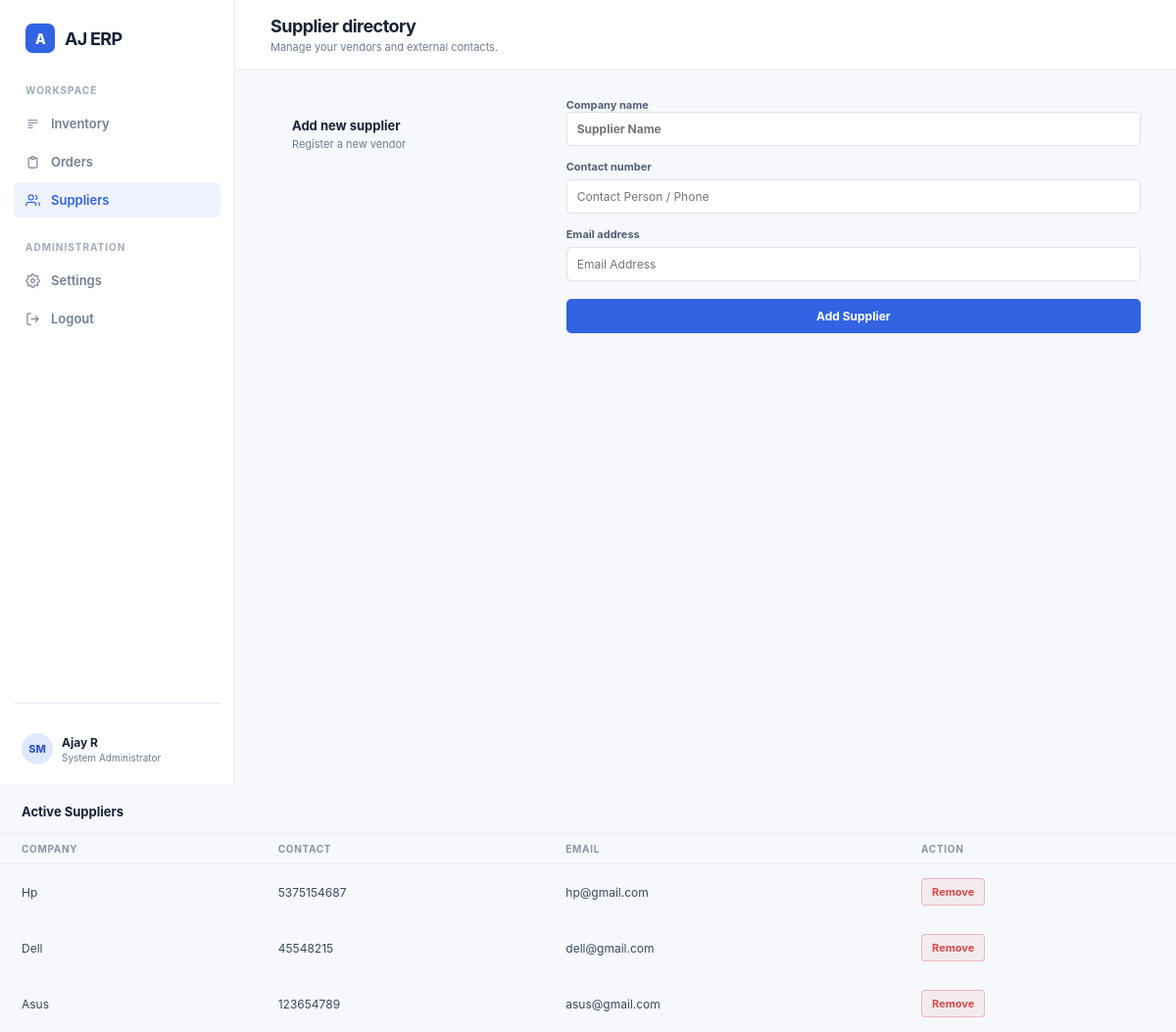
The app's page /suppliers with its own data.
### tables this page shows
CREATE TABLE suppliers (
            id INTEGER PRIMARY KEY AUTOINCREMENT,
            name TEXT NOT NULL,
            contact TEXT NOT NULL,
            email TEXT
        );

### app.py (the view, shortened to what this page needs)
@app.route('/suppliers', methods=['GET', 'POST'])
def suppliers():
    conn = sqlite3.connect(DB_PATH)
    conn.row_factory = sqlite3.Row
    cursor = conn.cursor()
    cursor.execute("SELECT id, name, contact, email FROM suppliers")
    suppliers_data = [dict(row) for row in cursor.fetchall()]
    conn.close()
    return render_template('suppliers.html', suppliers=suppliers_data)

### templates/suppliers.html (shortened to what this page needs)
<!DOCTYPE html>
<html lang="en">
<head>
</head>
<body>
<div class="erp-shell">
  <aside class="sidebar" id="sidebar">
    <div class="brand"><span class="brand-mark">A</span> AJ ERP</div>
    <p class="nav-label">Workspace</p>
    <nav class="nav">
      <a href="/">
        <svg width="15" height="15" fill="none" stroke="currentColor" stroke-width="1.8" viewBox="0 0 24 24"><path d="M4 6h16M4 10h16M4 14h8M4 18h8"/></svg>
        Inventory
      </a>
      <a href="/orders">
        <svg width="15" height="15" fill="none" stroke="currentColor" stroke-width="1.8" viewBox="0 0 24 24"><path d="M9 5H7a2 2 0 0 0-2 2v12a2 2 0 0 0 2 2h10a2 2 0 0 0 2-2V7a2 2 0 0 0-2-2h-2M9 5a2 2 0 0 0 2 2h2a2 2 0 0 0 2-2M9 5a2 2 0 0 1 2-2h2a2 2 0 0 1 2 2"/></svg>
        Orders
      </a>
      <a href="/suppliers" class="active">
        <svg width="15" height="15" fill="none" stroke="currentColor" stroke-width="1.8" viewBox="0 0 24 24"><path d="M17 21v-2a4 4 0 0 0-4-4H5a4 4 0 0 0-4 4v2"/><circle cx="9" cy="7" r="4"/><path d="M23 21v-2a4 4 0 0 0-3-3.87M16 3.13a4 4 0 0 1 0 7.75"/></svg>
        Suppliers
      </a>
    </nav>
    <p class="nav-label">Administration</p>
    <nav class="nav">
      <a href="/settings"> Settings</a>
      <a href="/logout"><svg width="15" height="15" fill="none" stroke="currentColor" stroke-width="1.8" viewBox="0 0 24 24"><path d="M9 21H5a2 2 0 0 1-2-2V5a2 2 0 0 1 2-2h4M16 17l5-5-5-5M21 12H9"/></svg> Logout</a>
    </nav>
    <div class="sidebar-bottom">
      <div class="profile">
        <span class="avatar">SM</span>
        <div class="profile-info"><strong>Ajay R</strong><span>System Administrator</span></div>
      </div>
    </div>
  </aside>
  <section class="main">
    <header class="topbar">
      <div class="topbar-left">
        <div><h1>Supplier directory</h1><p>Manage your vendors and external contacts.</p></div>
      </div>
    </header>
    <main class="content">
      <section class="dashboard-grid">
        <div class="card-header"><h2 class="card-title">Add new supplier</h2><p class="card-subtitle">Register a new vendor</p></div>
  <form action="/suppliers" method="POST">
  <div class="field"><label>Company name</label">
    <input type="text" name="name" placeholder="Supplier Name" required class="form-control">
  </div>
  <div class="field"><label>Contact number</label>
    <input type="text" name="contact" placeholder="Contact Person / Phone" required class="form-control">
  </div>
  <div class="field"><label>Email address</label>
    <input type="email" name="email" placeholder="Email Address" class="form-control">
  </div>
  <button type="submit" class="primary-btn">Add Supplier</button>
</form>
</div>
        <div class="card-header"><h2 class="card-title">Active Suppliers</h2></div>
  <table class="table">
    <thead>
      <tr>
        <th>COMPANY</th>
        <th>CONTACT</th>
        <th>EMAIL</th>
        <th>ACTION</th>
      </tr>
    </thead>
    <tbody>
      {% for supplier in suppliers %}
      <tr>
        <td>{{ supplier.name }}</td>
        <td>{{ supplier.contact }}</td>
        <td>{{ supplier.email }}</td>
        <td>
          <form action="/suppliers/delete/{{ supplier.id }}" method="POST" style="display:inline;">
            <button type="submit" class="delete-btn">Remove</button>
          </form>
        </td>
      </tr>
      {% else %}
      <tr>
        <td colspan="4" class="text-center text-muted">No suppliers registered yet.</td>
      </tr>
      {% endfor %}
    </tbody>
  </table>
</body>
</html>

### templates/suppliers.html (style rules this page uses)
:root { --navy: #172236; --muted: #6f7d90; --line: #e7ebf1; --blue: #3163e3; --bg: #f6f8fb; --green: #16855b; --red: #d64a4a; --amber: #d68b2f; }
*, *::before, *::after { box-sizing: border-box; }
body { margin: 0; background: var(--bg); color: var(--navy); font-family: Inter, ui-sans-serif, system-ui, -apple-system, BlinkMacSystemFont, "Segoe UI", sans-serif; }
button, input { font: inherit; }
button { cursor: pointer; }
h1, h2, h3 { margin: 0; }
a { color: inherit; text-decoration: none; }
.erp-shell { display: flex; min-height: 100vh; }
.sidebar { width: 240px; flex: 0 0 240px; background: #fff; border-right: 1px solid var(--line); display: flex; flex-direction: column; padding: 24px 14px 20px; }
.brand { display: flex; align-items: center; gap: 10px; padding: 0 12px 32px; font-size: 18px; font-weight: 750; letter-spacing: -.04em; }
.brand-mark { display: grid; place-items: center; width: 30px; height: 30px; border-radius: 7px; background: var(--blue); color: #fff; font-weight: 800; font-size: 14px; }
.nav-label { margin: 0 12px 10px; color: #a0aaba; font-size: 10px; font-weight: 700; letter-spacing: .1em; text-transform: uppercase; }
.nav { display: grid; gap: 3px; margin-bottom: 24px; }
.nav a { display: flex; align-items: center; gap: 11px; padding: 10px 12px; border-radius: 6px; color: #738094; font-size: 13px; font-weight: 600; transition: background .15s, color .15s; }
.nav a:hover, .nav a.active { color: var(--blue); background: #eef3ff; }
.sidebar-bottom { margin-top: auto; border-top: 1px solid var(--line); padding-top: 18px; }
.profile { display: flex; align-items: center; gap: 9px; padding: 12px 8px 0; }
.avatar { display: grid; place-items: center; width: 32px; height: 32px; border-radius: 50%; background: #dfe8ff; color: #315abf; font-size: 11px; font-weight: 800; }
.profile-info strong { display: block; font-size: 12px; }
.profile-info span { display: block; margin-top: 2px; color: var(--muted); font-size: 10px; }
.main { flex: 1; min-width: 0; display: flex; flex-direction: column; }
.topbar { display: flex; align-items: center; justify-content: space-between; height: 72px; padding: 0 36px; background: #fff; border-bottom: 1px solid var(--line); }
.topbar-left { display: flex; align-items: center; gap: 12px; }
.topbar h1 { font-size: 18px; letter-spacing: -.03em; }
.topbar p { margin: 4px 0 0; color: var(--muted); font-size: 11px; }
.content { flex: 1; padding: 28px 36px 48px; max-width: 1400px; width: 100%; margin: 0 auto; }
.dashboard-grid { display: grid; grid-template-columns: minmax(270px, .75fr) minmax(0, 1.55fr); gap: 18px; align-items: start; }
.card-header { padding: 20px 22px 14px; }
.card-title { font-size: 13px; font-weight: 750; }
.card-subtitle { margin-top: 4px; color: var(--muted); font-size: 11px; }
.field { display: grid; gap: 6px; margin-bottom: 14px; }
.field label { color: #516075; font-size: 11px; font-weight: 700; }
.field input { width: 100%; padding: 9px 10px; border: 1px solid #dce2ea; border-radius: 5px; outline: none; font-size: 12px; }
.primary-btn { display: flex; align-items: center; justify-content: center; gap: 6px; width: 100%; margin-top: 18px; padding: 10px 14px; border: 0; border-radius: 5px; background: var(--blue); color: #fff; font-size: 12px; font-weight: 750; }
.delete-btn { padding: 6px 10px; border: 1px solid rgba(214, 74, 74, .3); border-radius: 4px; background: rgba(214, 74, 74, .07); color: var(--red); font-size: 11px; font-weight: 700; }
table { width: 100%; border-collapse: collapse; }
thead tr { border-top: 1px solid var(--line); border-bottom: 1px solid var(--line); }
th { padding: 9px 22px; color: #8995a5; font-size: 10px; font-weight: 750; letter-spacing: .07em; text-align: left; text-transform: uppercase; }
td { padding: 14px 22px; border-bottom: 1px solid #eef1f5; color: #3b495c; font-size: 12px; }

### records on screen
suppliers: name "Hp", contact "5375154687", email "hp@gmail.com"
suppliers: name "Dell", contact "45548215", email "dell@gmail.com"
suppliers: name "Asus", contact "123654789", email "asus@gmail.com"
